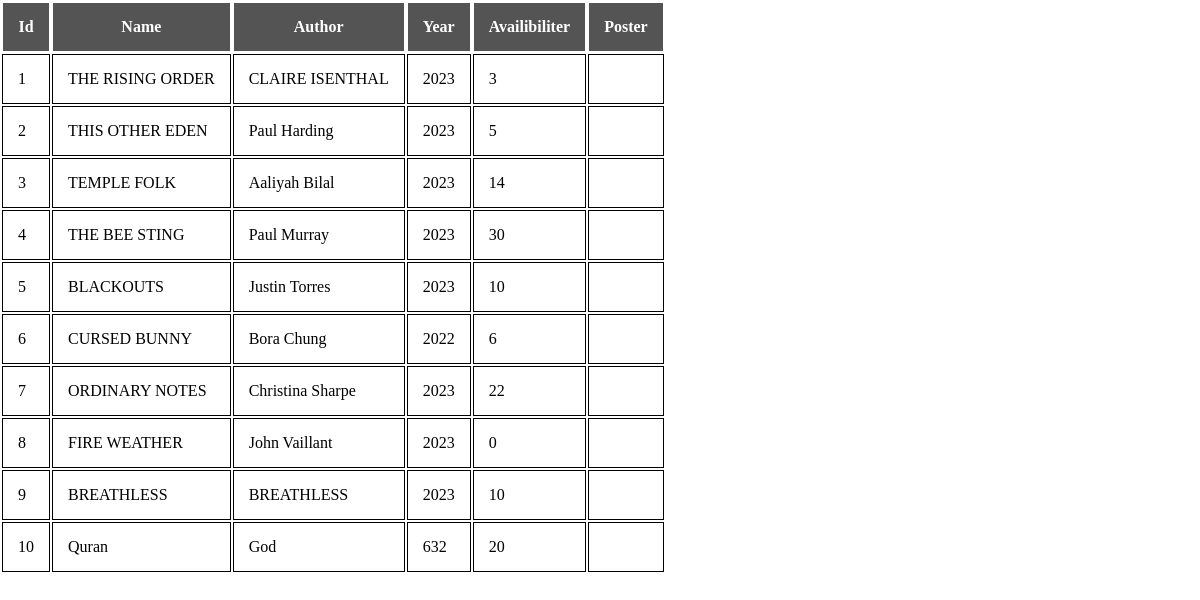
Screenshot of /etudiant/book.php with the database file from the repository.
### tables this page shows
CREATE TABLE `book` (
  `id` int(11) NOT NULL,
  `name` varchar(100) NOT NULL,
  `author` varchar(100) NOT NULL,
  `year` int(11) NOT NULL,
  `availibility` int(11) NOT NULL,
  `poster` text NOT NULL
);

### etudiant/book.php (the view, shortened to what this page needs)
<!DOCTYPE html>
<html lang="en">
<head>
    <link rel="stylesheet" href="./styles/style4.css">
</head>
<body>
    <?php
      include "../dbconn.php";
      $sql="SELECT * FROM book";
      $resultat=mysqli_query($conn,$sql);
    ?>
    <table>
        <tr>
            <th>Id</th>
            <th>Name</th>
            <th>Author</th>
            <th>Year</th>
            <th>Availibiliter</th>
            <th>Poster</th>
        </tr>
    <?php
    while($row=mysqli_fetch_assoc($resultat)) {?>
       <tr>
          <td><?php echo $row['id']?></td>
          <td><?php echo $row['name']?></td>
          <td><?php echo $row['author']?></td>
          <td><?php echo $row['year']?></td>
          <td><?php echo $row['availibility']?></td>
          <td><img src="<?php echo $row['poster']?>" alt=""></td>
       </tr>
    <?php } ?>
    </table>
</body>
</html>

### etudiant/styles/style4.css (style rules this page uses)
* { padding: 0px; margin: 0px; box-sizing: border-box; }
body { width: 100%; height: 100%; }
table tr th { border: 1px solid; background-color: #545454; color: white; padding: 15px; }
table tr td { border:1px solid; padding: 15px; }

### rows the page displays
book: id "1", name "THE RISING ORDER", author "CLAIRE ISENTHAL", year "2023", availibility "3"
book: id "2", name "THIS OTHER EDEN", author "Paul Harding", year "2023", availibility "5"
book: id "3", name "TEMPLE FOLK", author "Aaliyah Bilal", year "2023", availibility "14"
book: id "4", name "THE BEE STING", author "Paul Murray", year "2023", availibility "30"
book: id "5", name "BLACKOUTS", author "Justin Torres", year "2023", availibility "10"
book: id "6", name "CURSED BUNNY", author "Bora Chung", year "2022", availibility "6"
book: id "7", name "ORDINARY NOTES", author "Christina Sharpe", year "2023", availibility "22"
book: id "8", name "FIRE WEATHER", author "John Vaillant", year "2023", availibility "0"
book: id "9", name "BREATHLESS", author "BREATHLESS", year "2023", availibility "10"
book: id "10", name "Quran", author "God", year "632", availibility "20"
